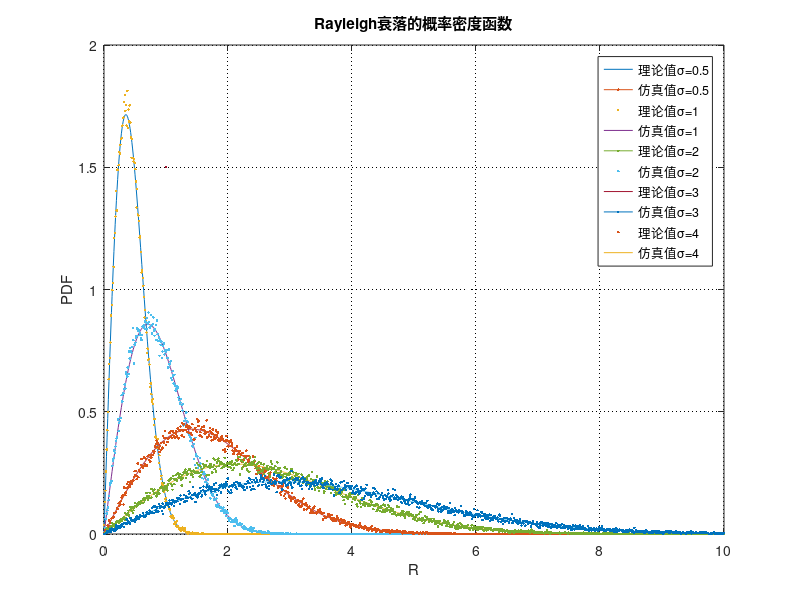

This chart was generated by the following MATLAB code:
%-----------------------Rayleigh信道衰落系数的计算-------------------------%
clc
clear
close all

sigma_ = [0.5 1 2 3 4];
figure(1);
for i = 1:length(sigma_)
    sigma = sigma_(i);
    %-----理论图形-----%
    V = 0:0.01:10;
    pdf_rayleigh = (2*V/sigma^2).*exp(-V.^2/sigma^2);
    plot(V, pdf_rayleigh,'-',LineWidth=1.5);
    hold on;
    %-----仿真图形-----%
    N = 10^5;                                         %测试样本点数
    x = sqrt(sigma^2/2)*randn(2,N)+0;                 %产生均值为0,方差为sigma^2/2的高斯随机变量
    xx = x(1,:) + sqrt(-1)*x(2,:);
    R = abs(xx);                                      %信号包络(理论上服从瑞利分布)

    k = 0:0.01:10;                                    %统计区间
    dk = 0.01;                                        %组距
    p = [];
    for i = 1:(length(k)-1)
        num = length(find(R >= k(i) & R < k(i+1)));   %找到R里面介于k(i)和k(i+1)的元素的个数
        p = [p num/length(R)];                        %得到R中的值介于k(i)和k(i+1)的概率
    end
    pdf = p/dk;                                       %概率除以组距即可得到概率密度
    k_new = 0.005:0.01:(10-0.005);                    %取一组的中值表征这个区间
    plot(k_new, pdf,'.');
    grid on;
    set(gca,'GridLineStyle',':','GridColor','k','GridAlpha',1);
    xlabel('R');
    ylabel('PDF');
    title('Rayleigh衰落的概率密度函数');
    legend('理论值\sigma=0.5','仿真值\sigma=0.5','理论值\sigma=1','仿真值\sigma=1',...
        '理论值\sigma=2','仿真值\sigma=2','理论值\sigma=3','仿真值\sigma=3',...
        '理论值\sigma=4','仿真值\sigma=4');
end

save my_data.mat
print('-f1','-dpng','my_savepic1.png'); 
